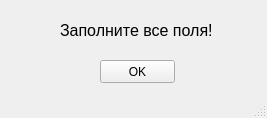
<?xml version="1.0" encoding="UTF-8"?>
<ui version="4.0">
 <class>MainWindow</class>
 <widget class="QMainWindow" name="MainWindow">
  <property name="geometry">
   <rect>
    <x>0</x>
    <y>0</y>
    <width>267</width>
    <height>118</height>
   </rect>
  </property>
  <property name="windowTitle">
   <string>Ошибка</string>
  </property>
  <property name="windowIcon">
   <iconset>
    <normaloff>../../../../../307313.png</normaloff>../../../../../307313.png</iconset>
  </property>
  <widget class="QWidget" name="centralwidget">
   <widget class="QPushButton" name="Ok_Button">
    <property name="geometry">
     <rect>
      <x>100</x>
      <y>60</y>
      <width>75</width>
      <height>23</height>
     </rect>
    </property>
    <property name="text">
     <string>OK</string>
    </property>
   </widget>
   <widget class="QLabel" name="label">
    <property name="geometry">
     <rect>
      <x>60</x>
      <y>20</y>
      <width>161</width>
      <height>20</height>
     </rect>
    </property>
    <property name="font">
     <font>
      <pointsize>12</pointsize>
     </font>
    </property>
    <property name="text">
     <string>Заполните все поля!</string>
    </property>
   </widget>
  </widget>
  <widget class="QMenuBar" name="menubar">
   <property name="geometry">
    <rect>
     <x>0</x>
     <y>0</y>
     <width>267</width>
     <height>21</height>
    </rect>
   </property>
  </widget>
  <widget class="QStatusBar" name="statusbar"/>
 </widget>
 <resources/>
 <connections/>
</ui>
